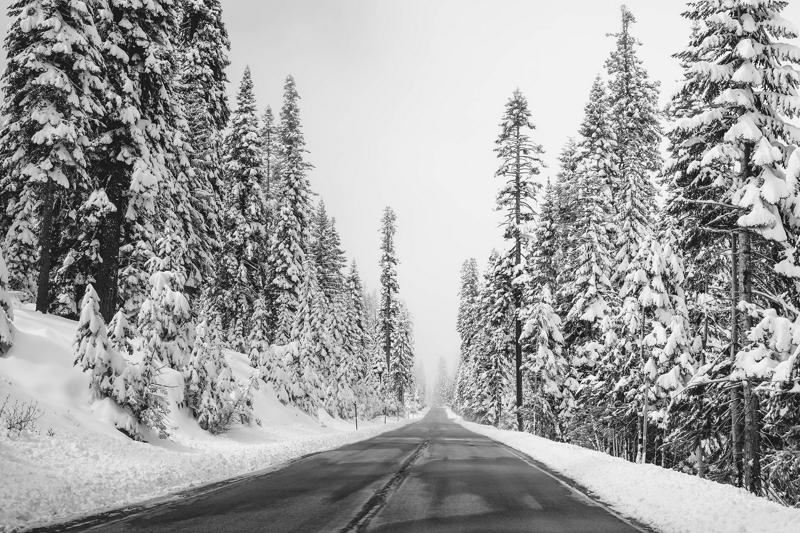
%> input picture Assignment_2/Part-1: Image Enhancement/images/image2.jpg, 800 x 533 px
$ octave --eval "result = compute_gradient('../Part-1: Image Enhancement/images/image2.jpg');"   (GNU Octave 9; MATLAB toolbox functions it lacks are replaced by stand-ins)
%> lines starting %> are read from the running program, lines starting %| are printed output that depends on the picture
%% Function for computing gradient using Sobel kernels

% image-path: "../Part-1: Image Enhancement/images/image2.jpg"

% Output: (All matrices with height and width of original image)
% Gx : Gradient in x-direction
% Gy : Gradient in y-direction
% im_mag : Gradient magnitude
% im_dir : Gradient directions

% Input: The image from which to calculate gradients
function [Gx, Gy, im_mag, im_dir] = compute_gradient(image)

% 0. Define sobel kernels
sobel_x = [1 0 -1; 2 0 -2; 1 0 -1];
sobel_y = [1 2 1; 0 0 0; -1 -2 -1];

% 1. Read image
img = imread(image);
%> img is the input picture: size 533x800 uint8; min 0, max 255, mean 160
img = im2double(img);
%> img: size 533x800 double

% 2. Compute (approximate) gradients using sobel kernels
Gx = imfilter(img, sobel_x, "conv", "replicate");
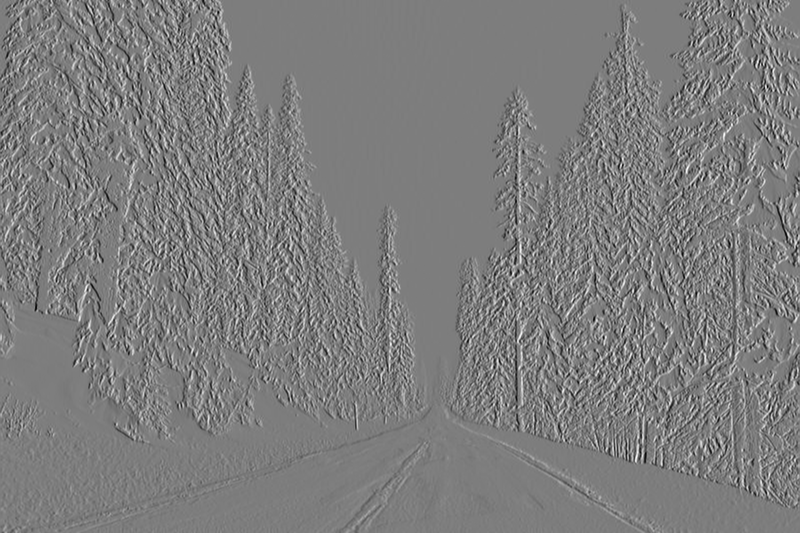
%> Gx: size 533x800 double; min -3.17, max 3.27, mean 0.000185; drawn with min black and max white
Gy = imfilter(img, sobel_y, "conv", "replicate");
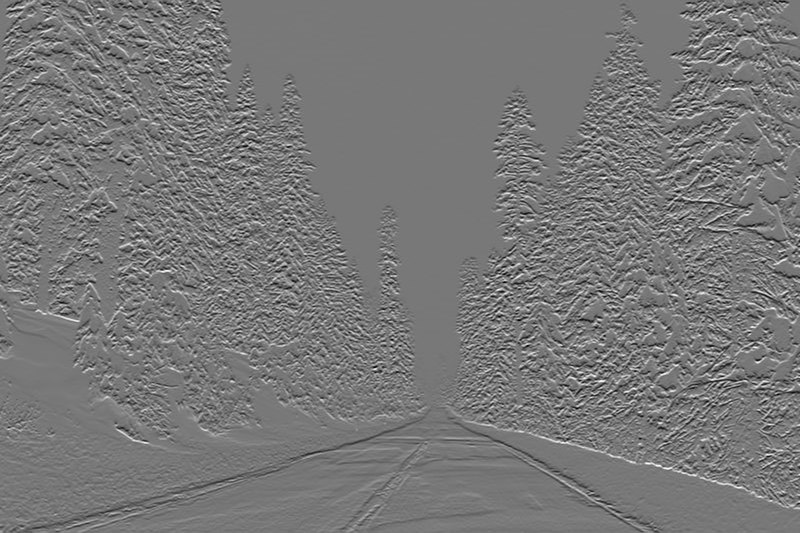
%> Gy: size 533x800 double; min -2.93, max 3.27, mean -0.00609; drawn with min black and max white

% 3. Compute gradient magnitude
im_mag = sqrt(Gx .^ 2 + Gy .^ 2);
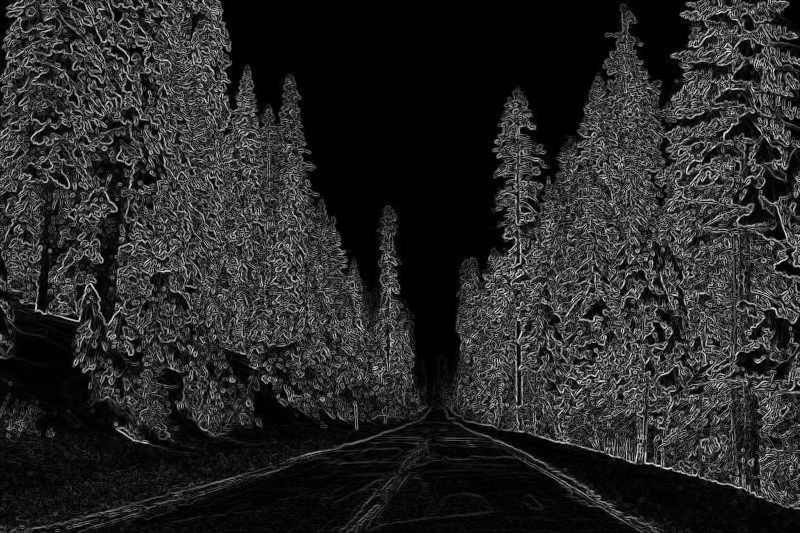
%> im_mag: size 533x800 double; min 0, max 3.62, mean 0.566; drawn with min black and max white

% 4. Compute gradient direction
im_dir = atan2(Gy, Gx);
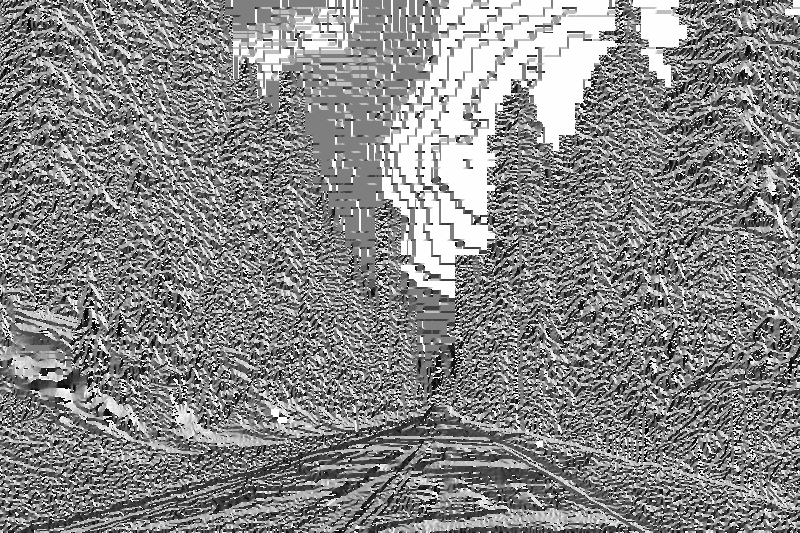
%> im_dir: size 533x800 double; min -3.14, max 3.14, mean 0.204; drawn with min black and max white


subplot(2, 2, 1), imshow(Gx);
subplot(2, 2, 2), imshow(Gy);
%> after `imshow(Gy)`:
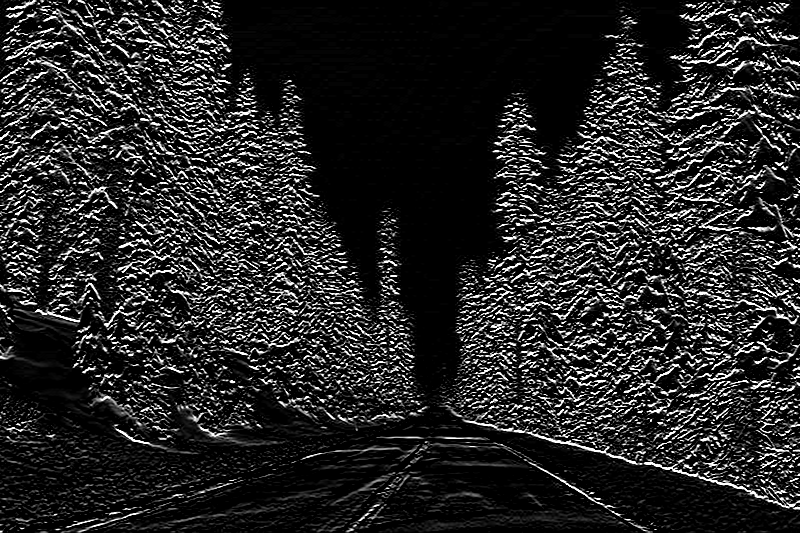
%> displayed picture: size 533x800, on the screen's scale of 0 to 255; min 0, max 255, mean 38.9
subplot(2, 2, 3), imshow(im_mag);
%> after `imshow(im_mag)`:
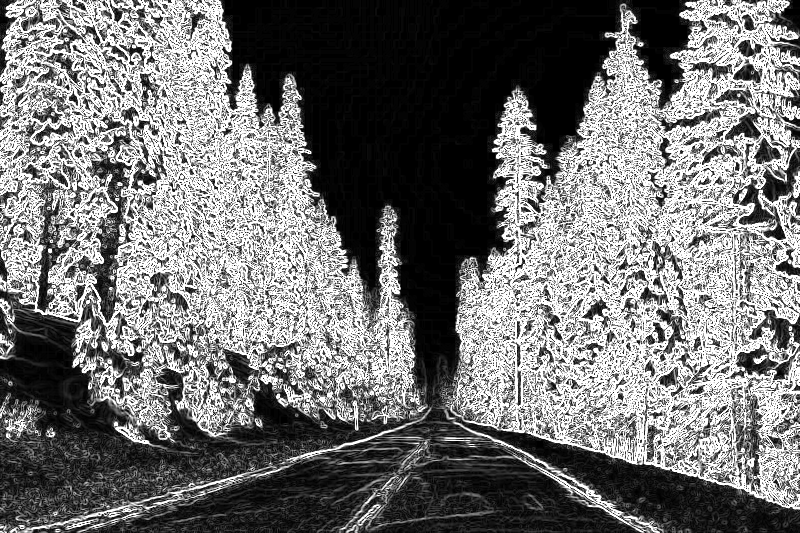
%> displayed picture: size 533x800, on the screen's scale of 0 to 255; min 0, max 255, mean 115.7
subplot(2, 2, 4), imshow(im_dir);
%> after `imshow(im_dir)`:
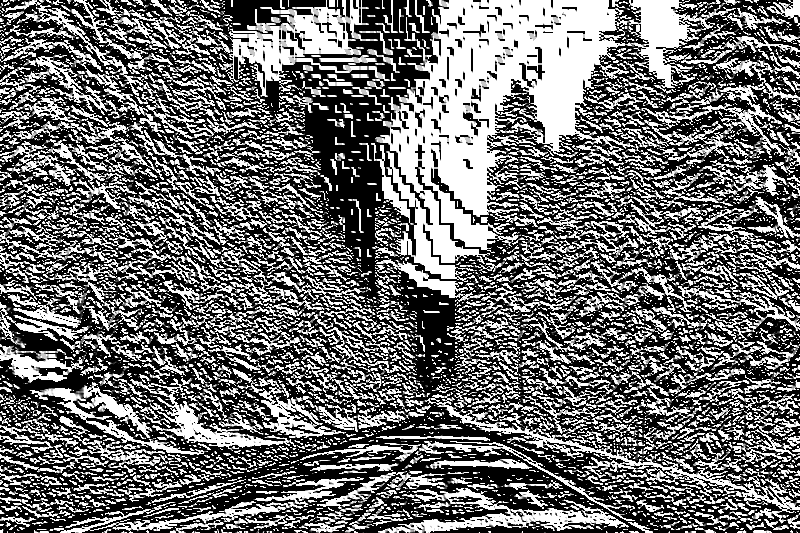
%> displayed picture: size 533x800, on the screen's scale of 0 to 255; min 0, max 255, mean 110.9

%% Using Imgradient to check answers (commented)

% [10 lines of commented-out code are left out]


end

$ run again, on Assignment_2/Part-1: Image Enhancement/images/image1.jpg
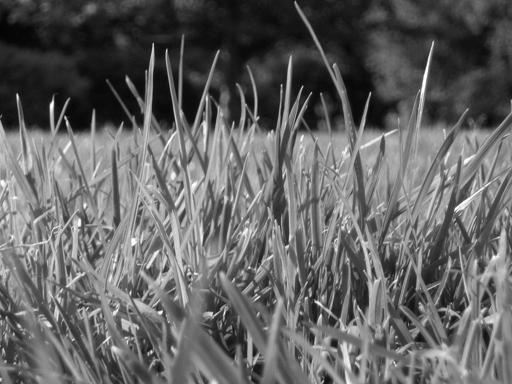
%> input picture Assignment_2/Part-1: Image Enhancement/images/image1.jpg, 512 x 384 px
%> in compute_gradient, img is the input picture: size 384x512 uint8; min 0, max 255, mean 99.4
%> img: size 384x512 double
%> in compute_gradient, `im_dir = atan2(Gy, Gx);`:
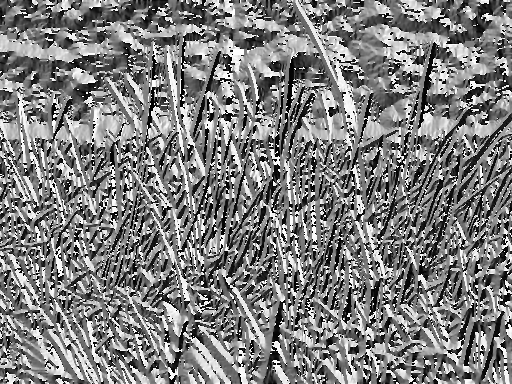
%> im_dir: size 384x512 double; min -3.14, max 3.14, mean -0.0198; drawn with min black and max white
%> in compute_gradient, `imshow(im_dir)`:
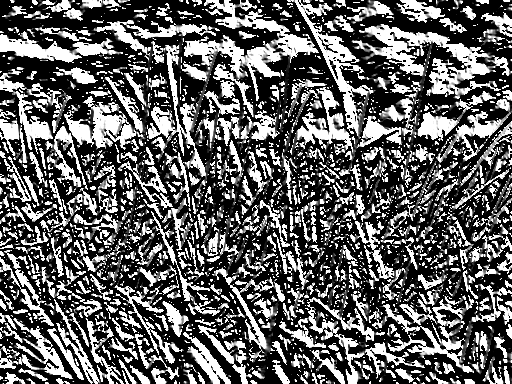
%> displayed picture: size 384x512, on the screen's scale of 0 to 255; min 0, max 255, mean 97.5
